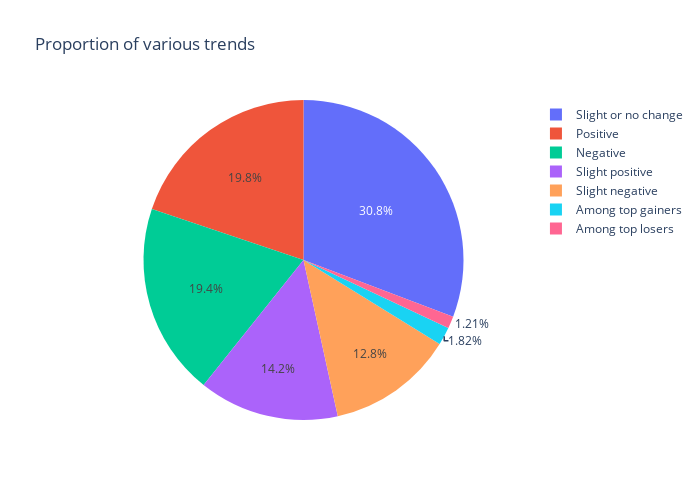

The notebook cell this image was saved under:
### Markdown cell above
### Section 4
Proportion of Trends

### Code cell
trends = df.groupby('Trend').count()
trend_pie = dict(labels = trends.index, values = trends['Close Price'])
layout = dict(title = 'Proportion of various trends', 
              autosize = False, 
              template = "plotly_dark" if THEME.lower() == 'dark' else 'plotly_white',
              width = 700, 
              height = 500)
fig = go.Figure(data = go.Pie(trend_pie), layout = layout)
fig.show()

### Figure 1 — Plotly figure (JSON) as saved in the notebook; plotly's stock layout.template omitted (floating-point values rounded to 4 significant figures)
{"data": [{"labels": ["Among top gainers", "Among top losers", "Negative", "Positive", "Slight negative", "Slight or no change", "Slight positive"], "type": "pie", "values": [9, 6, 96, 98, 63, 152, 70]}], "layout": {"autosize": false, "height": 500, "title": {"text": "Proportion of various trends"}, "width": 700}}
